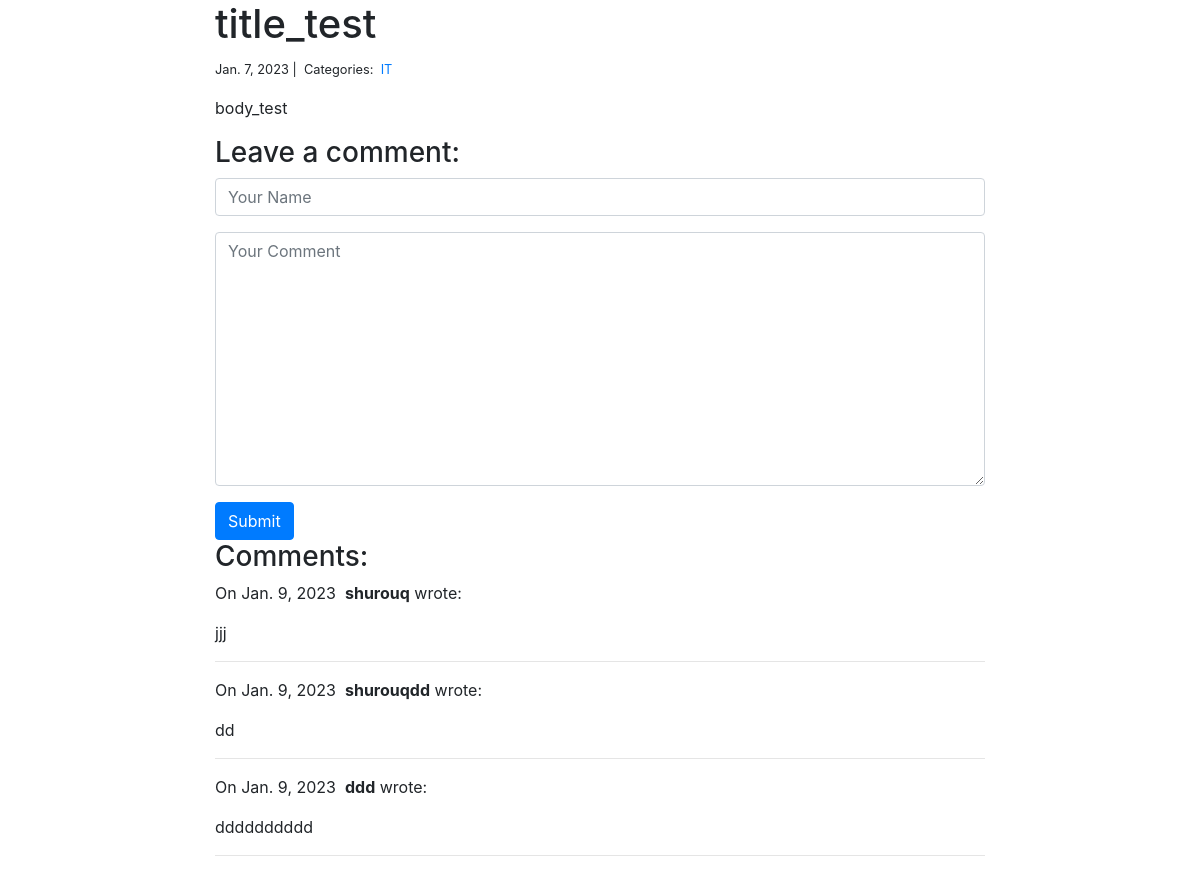
Page /blog/1/ on the committed database.
### blog/models.py (models this page shows)
class Post(models.Model):
    title = models.CharField(max_length=225)
    body = models.TextField()
    created_on = models.DateTimeField(auto_now_add=True)
    last_modified = models.DateTimeField(auto_now=True)
    categories = models.ManyToManyField('Category', related_name='posts')

class category(models.Model):
    name = models.CharField(max_length=20)

class Comment(models.Model):
    author = models.CharField(max_length=60)
    body = models.TextField()
    created_on = models.DateTimeField(auto_now_add=True)
    post = models.ForeignKey('Post', on_delete=models.CASCADE)

### blog/views.py (the view, shortened to what this page needs)
# urls.py: path('<int:pk>/', views.blog_detail, name="blog_detail"),
def blog_detail(request, pk):
    post = Post.objects.get(pk=pk)
    form = CommentForm()
    comments = Comment.objects.filter(post=post)
    context = {
        "post" :post,
        "comments" : comments,
        "form":form,
    }
    return render(request, 'blog_detail.html', context)

### blog/forms.py
class CommentForm(forms.Form):
    author = forms.CharField(
        max_length=100,
        widget=forms.TextInput(attrs={"class":"form-control", "placeholder":"Your Name"})
    )
    body = forms.CharField(
        widget=forms.Textarea(attrs={"class":"form-control", "placeholder":"Your Comment"})
    )

### blog/templates/blog_detail.html (shortened to what this page needs)
{% extends "base.html" %}
{% block page_content %}
<div class="col-md-8 offset-md-2">
    <h1>{{ post.title }}</h1>
    <small>
        {{ post.created_on.date }} |&nbsp;
        Categories:&nbsp;
        {% for category in post.categories.all %}
        <a href="{% url 'blog_category' category.name %}">
            {{ category.name }}
        </a>&nbsp;
        {% endfor %}
    </small>
    <p>{{ post.body | linebreaks }}</p>
    <h3>Leave a comment:</h3>
    <form action="/blog/{{ post.pk }}/" method="post">
        <div class="form-group">
            {{ form.author }}
        </div>
        <div class="form-group">
            {{ form.body }}
        </div>
        <button type="submit" class="btn btn-primary">Submit</button>
    </form>
    <h3>Comments:</h3>
    {% for comment in comments %}
    <p>
        On {{comment.created_on.date }}&nbsp;
        <b>{{ comment.author }}</b> wrote:
    </p>
    <p>{{ comment.body }}</p>
    <hr>
    {% endfor %}
</div>
{% endblock %}

### rows in the picture
Post: title "title_test", created_on "Jan. 7, 2023", body "body_test"
category: name "IT"
Comment: created_on "Jan. 9, 2023", author "shurouq", body "jjj"
Comment: created_on "Jan. 9, 2023", author "shurouqdd", body "dd"
Comment: created_on "Jan. 9, 2023", author "ddd", body "dddddddddd"
